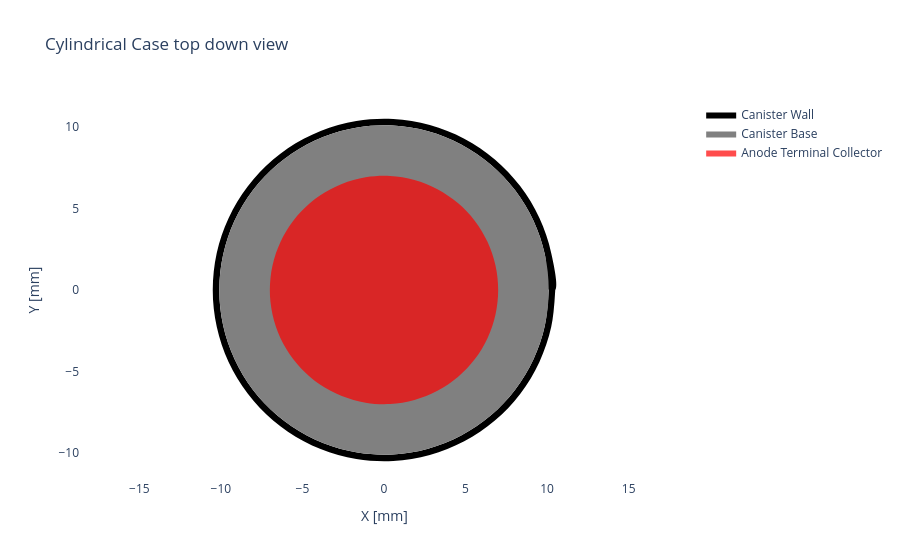
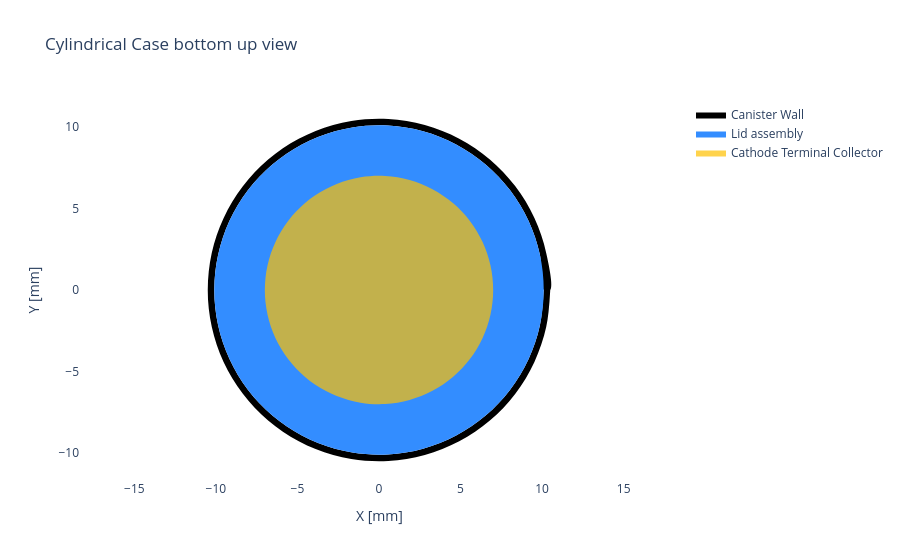
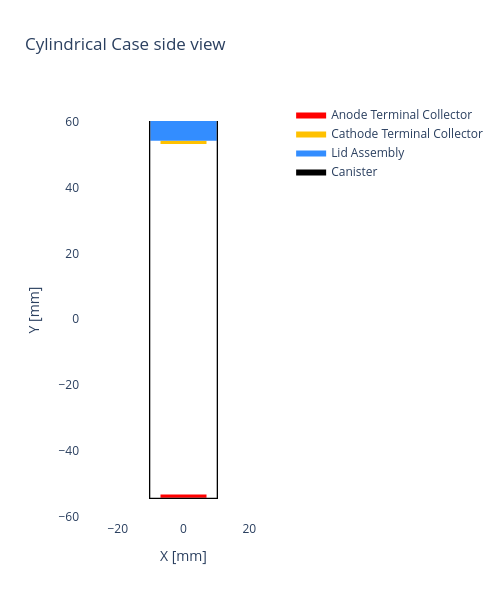

Write notebook code for charts like these, in order.
### Code cell
# build the encapsulation
cylindrical_shell = CylindricalCanister(formula='Al',
                                        outer_diameter=21,
                                        wall_thickness=0.4,
                                        length=115)

lid_assembly = CylindricalLidAssembly(cost=0.2, mass=2, thickness=6)

cathode_terminal_collector = CylindricalTerminalCollector(formula='Al', diameter=14, thickness=1, fill_factor=0.7)
anode_terminal_collector = CylindricalTerminalCollector(formula='Al', diameter=14, thickness=1, fill_factor=0.7)

case = CylindricalCase(canister=cylindrical_shell, 
                       lid_assembly=lid_assembly,
                       cathode_terminal_collector=cathode_terminal_collector,
                       anode_terminal_collector=anode_terminal_collector)

case.get_top_down_view().show()
case.get_bottom_up_view().show()
case.get_side_view(width=500, height=600).show()

### Figure 1 — Plotly figure (JSON) as saved in the notebook; plotly's stock layout.template omitted (floating-point values rounded to 4 significant figures)
{"data": [{"fill": "toself", "fillcolor": "black", "line": {"shape": "spline", "width": 0}, "mode": "lines", "name": "Canister Wall", "type": "scatter", "x": [10.5, 10.25, 9.53, 8.359, 6.798, 4.918, 2.809, 0.5685, -1.699, -3.886, -5.892, -7.623, -8.997, -9.95, -10.44, -10.44, -9.95, -8.997, -7.623, -5.892, -3.886, -1.699, 0.5685, 2.809, 4.918, 6.798, 8.359, 9.53, 10.25, 10.5, 10.1, 9.864, 9.167, 8.041, 6.539, 4.731, 2.702, 0.5468, -1.634, -3.738, -5.668, -7.333, -8.654, -9.571, -10.04, -10.04, -9.571, -8.654, -7.333, -5.668, -3.738, -1.634, 0.5468, 2.702, 4.731, 6.539, 8.041, 9.167, 9.864, 10.1], "y": [-2.572e-15, -2.257, -4.409, -6.354, -8.003, -9.277, -10.12, -10.48, -10.36, -9.754, -8.691, -7.221, -5.413, -3.353, -1.135, 1.135, 3.353, 5.413, 7.221, 8.691, 9.754, 10.36, 10.48, 10.12, 9.277, 8.003, 6.354, 4.409, 2.257, 0.0, 0.0, 2.171, 4.241, 6.112, 7.698, 8.923, 9.732, 10.09, 9.967, 9.383, 8.36, 6.946, 5.207, 3.225, 1.092, -1.092, -3.225, -5.207, -6.946, -8.36, -9.383, -9.967, -10.09, -9.732, -8.923, -7.698, -6.112, -4.241, -2.171, -2.474e-15]}, {"fill": "toself", "fillcolor": "grey", "line": {"shape": "spline", "width": 0}, "mode": "lines", "name": "Canister Base", "type": "scatter", "x": [10.1, 9.864, 9.167, 8.041, 6.539, 4.731, 2.702, 0.5468, -1.634, -3.738, -5.668, -7.333, -8.654, -9.571, -10.04, -10.04, -9.571, -8.654, -7.333, -5.668, -3.738, -1.634, 0.5468, 2.702, 4.731, 6.539, 8.041, 9.167, 9.864, 10.1], "y": [0.0, 2.171, 4.241, 6.112, 7.698, 8.923, 9.732, 10.09, 9.967, 9.383, 8.36, 6.946, 5.207, 3.225, 1.092, -1.092, -3.225, -5.207, -6.946, -8.36, -9.383, -9.967, -10.09, -9.732, -8.923, -7.698, -6.112, -4.241, -2.171, -2.474e-15]}, {"fill": "toself", "fillcolor": "red", "line": {"shape": "spline", "width": 0}, "mode": "lines", "name": "Anode Terminal Collector", "opacity": 0.7, "type": "scatter", "x": [7.0, 6.836, 6.353, 5.573, 4.532, 3.279, 1.873, 0.379, -1.132, -2.591, -3.928, -5.082, -5.998, -6.634, -6.959, -6.959, -6.634, -5.998, -5.082, -3.928, -2.591, -1.132, 0.379, 1.873, 3.279, 4.532, 5.573, 6.353, 6.836, 7.0], "y": [0.0, 1.505, 2.939, 4.236, 5.335, 6.185, 6.745, 6.99, 6.908, 6.503, 5.794, 4.814, 3.609, 2.235, 0.7568, -0.7568, -2.235, -3.609, -4.814, -5.794, -6.503, -6.908, -6.99, -6.745, -6.185, -5.335, -4.236, -2.939, -1.505, -1.715e-15]}], "layout": {"paper_bgcolor": "white", "plot_bgcolor": "white", "title": {"text": "Cylindrical Case top down view"}, "xaxis": {"scaleanchor": "y", "showgrid": false, "title": {"text": "X [mm]"}, "zeroline": false}, "yaxis": {"showgrid": false, "title": {"text": "Y [mm]"}, "zeroline": false}}}

### Figure 2 — Plotly figure (JSON) as saved in the notebook; plotly's stock layout.template omitted (floating-point values rounded to 4 significant figures)
{"data": [{"fill": "toself", "fillcolor": "black", "line": {"shape": "spline", "width": 0}, "mode": "lines", "name": "Canister Wall", "type": "scatter", "x": [10.5, 10.25, 9.53, 8.359, 6.798, 4.918, 2.809, 0.5685, -1.699, -3.886, -5.892, -7.623, -8.997, -9.95, -10.44, -10.44, -9.95, -8.997, -7.623, -5.892, -3.886, -1.699, 0.5685, 2.809, 4.918, 6.798, 8.359, 9.53, 10.25, 10.5, 10.1, 9.864, 9.167, 8.041, 6.539, 4.731, 2.702, 0.5468, -1.634, -3.738, -5.668, -7.333, -8.654, -9.571, -10.04, -10.04, -9.571, -8.654, -7.333, -5.668, -3.738, -1.634, 0.5468, 2.702, 4.731, 6.539, 8.041, 9.167, 9.864, 10.1], "y": [-2.572e-15, -2.257, -4.409, -6.354, -8.003, -9.277, -10.12, -10.48, -10.36, -9.754, -8.691, -7.221, -5.413, -3.353, -1.135, 1.135, 3.353, 5.413, 7.221, 8.691, 9.754, 10.36, 10.48, 10.12, 9.277, 8.003, 6.354, 4.409, 2.257, 0.0, 0.0, 2.171, 4.241, 6.112, 7.698, 8.923, 9.732, 10.09, 9.967, 9.383, 8.36, 6.946, 5.207, 3.225, 1.092, -1.092, -3.225, -5.207, -6.946, -8.36, -9.383, -9.967, -10.09, -9.732, -8.923, -7.698, -6.112, -4.241, -2.171, -2.474e-15]}, {"fill": "toself", "fillcolor": "#338DFF", "line": {"shape": "spline", "width": 0}, "mode": "lines", "name": "Lid assembly", "type": "scatter", "x": [10.1, 9.864, 9.167, 8.041, 6.539, 4.731, 2.702, 0.5468, -1.634, -3.738, -5.668, -7.333, -8.654, -9.571, -10.04, -10.04, -9.571, -8.654, -7.333, -5.668, -3.738, -1.634, 0.5468, 2.702, 4.731, 6.539, 8.041, 9.167, 9.864, 10.1], "y": [0.0, 2.171, 4.241, 6.112, 7.698, 8.923, 9.732, 10.09, 9.967, 9.383, 8.36, 6.946, 5.207, 3.225, 1.092, -1.092, -3.225, -5.207, -6.946, -8.36, -9.383, -9.967, -10.09, -9.732, -8.923, -7.698, -6.112, -4.241, -2.171, -2.474e-15]}, {"fill": "toself", "fillcolor": "#FFC100", "line": {"shape": "spline", "width": 0}, "mode": "lines", "name": "Cathode Terminal Collector", "opacity": 0.7, "type": "scatter", "x": [7.0, 6.836, 6.353, 5.573, 4.532, 3.279, 1.873, 0.379, -1.132, -2.591, -3.928, -5.082, -5.998, -6.634, -6.959, -6.959, -6.634, -5.998, -5.082, -3.928, -2.591, -1.132, 0.379, 1.873, 3.279, 4.532, 5.573, 6.353, 6.836, 7.0], "y": [0.0, 1.505, 2.939, 4.236, 5.335, 6.185, 6.745, 6.99, 6.908, 6.503, 5.794, 4.814, 3.609, 2.235, 0.7568, -0.7568, -2.235, -3.609, -4.814, -5.794, -6.503, -6.908, -6.99, -6.745, -6.185, -5.335, -4.236, -2.939, -1.505, -1.715e-15]}], "layout": {"paper_bgcolor": "white", "plot_bgcolor": "white", "title": {"text": "Cylindrical Case bottom up view"}, "xaxis": {"scaleanchor": "y", "showgrid": false, "title": {"text": "X [mm]"}, "zeroline": false}, "yaxis": {"showgrid": false, "title": {"text": "Y [mm]"}, "zeroline": false}}}

### Figure 3 — Plotly figure (JSON) as saved in the notebook; plotly's stock layout.template omitted (floating-point values rounded to 4 significant figures)
{"data": [{"fill": "toself", "fillcolor": "red", "line": {"width": 0}, "mode": "lines", "name": "Anode Terminal Collector", "type": "scatter", "x": [-7, 7, 7, -7, -7], "y": [-54.3, -54.3, -53.3, -53.3, -54.3]}, {"fill": "toself", "fillcolor": "#FFC100", "line": {"width": 0}, "mode": "lines", "name": "Cathode Terminal Collector", "type": "scatter", "x": [-7, 7, 7, -7, -7], "y": [53.3, 53.3, 54.3, 54.3, 54.3]}, {"fill": "toself", "fillcolor": "#338DFF", "line": {"width": 0}, "mode": "lines", "name": "Lid Assembly", "type": "scatter", "x": [-10.1, 10.1, 10.1, -10.1, -10.1], "y": [54.3, 54.3, 60.3, 60.3, 54.3]}, {"fill": "toself", "fillcolor": "black", "line": {"width": 0}, "mode": "lines", "name": "Canister", "type": "scatter", "x": [-10.5, 10.5, 10.5, 10.1, 10.1, -10.1, -10.1, -10.5, -10.5], "y": [-54.7, -54.7, 60.3, 60.3, -54.3, -54.3, 60.3, 60.3, -54.7]}], "layout": {"height": 600, "paper_bgcolor": "white", "plot_bgcolor": "white", "title": {"text": "Cylindrical Case side view"}, "width": 500, "xaxis": {"scaleanchor": "y", "showgrid": false, "title": {"text": "X [mm]"}, "zeroline": false}, "yaxis": {"showgrid": false, "title": {"text": "Y [mm]"}, "zeroline": false}}}
